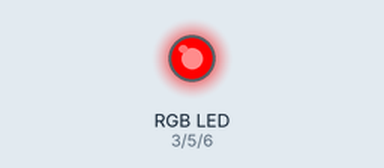
A sketch run on a simulated Arduino Uno, built with avr-gcc and run on an emulated ATmega328P. Parts: an RGB LED mixed from three pins (HIGH = lit). Dim RGB values are drawn brighter than linear.

Above: at 0.05 s.
At 2.05 s:
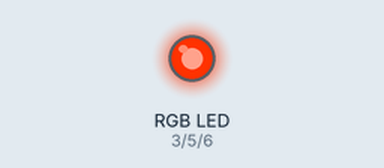
At 3.5 s:
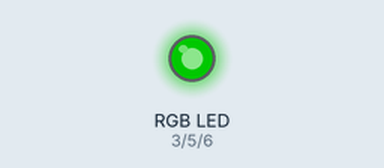
At 4.35 s:
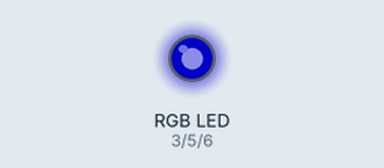
At 5.25 s:
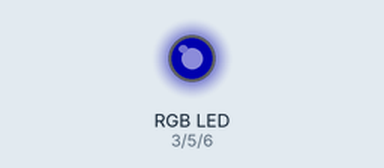
At 7.0 s:
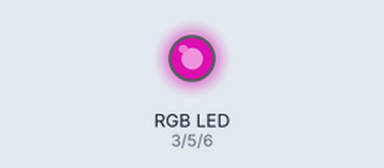
Timing chart, 0 to 9.1 s (numbered marks = the images above):
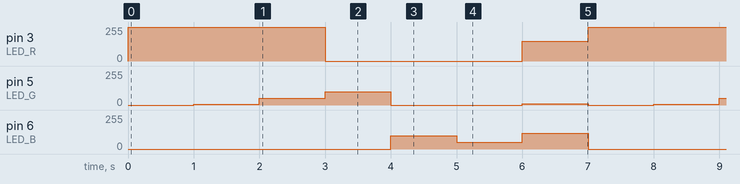

The sketch:

3__RGB_LED.ino
```cpp
#include <Arduino.h>

// put function declarations here:
int myFunction(int, int);

int LED_R = 3;  /*청색 LED핀*/
int LED_G = 5;  /*녹색 LED핀*/
int LED_B = 6;  /*적색 LED핀*/

void setup()  /*초기화*/
{
  pinMode(LED_R, OUTPUT);  /*적색 LED핀 출력 설정*/
  pinMode(LED_G, OUTPUT);  /*녹색 LED핀 출력 설정*/
  pinMode(LED_B, OUTPUT);  /*청색 LED핀 출력 설정*/
}

void rgb_on(int R, int G, int B, int ontime)  /*rgb_on(적색농도, 녹색농도, 청색농도, 유지 시간)*/
{
  analogWrite(LED_R, R);  /*적색 LED핀에 PWM 신호 출력*/
  analogWrite(LED_G, G);  /*녹색 LED핀에 PWM 신호 출력*/
  analogWrite(LED_B, B);  /*청색 LED핀에 PWM 신호 출력*/
  delay(ontime);  /*입력한 유지시간 만큼 지속*/
}

void rgb_off()  /*LED 꺼짐*/
{
  analogWrite(LED_R, 0);  /*적색 LED 핀에 출력 0*/
  analogWrite(LED_G, 0);  /*녹색 LED 핀에 출력 0*/
  analogWrite(LED_B, 0);  /*청색 LED 핀에 출력 0*/
}

void loop()  /*무한루프*/
{
  rgb_on(255, 0, 0, 1000);  /*적색, 2초간 유지*/
  rgb_on(255, 5, 0, 1000);  /*주황색, 2초간 유지*/
  rgb_on(255, 50, 0, 1000);  /*노란색, 2초간 유지*/
  rgb_on(0, 100, 0, 1000);  /*녹색, 2초간 유지*/
  rgb_on(0, 0, 100, 1000);  /*청색, 2초간 유지*/
  rgb_on(0, 0, 50, 1000);  /*남색, 2초간 유지*/
  rgb_on(150, 10, 120, 1000);  /*보라색, 2초간 유지*/
}
```

Measured:
- by itself, pin 3 (LED_R): repeats every 7.0 s: 0/255 3.0 s, 150/255 1.0 s, 255/255 3.0 s
- by itself, pin 5 (LED_G): repeats every 7.0 s: 50/255 1.0 s, 100/255 1.0 s, 0/255 2.0 s, 10/255 1.0 s, 0/255 1.0 s, 5/255 1.0 s
- by itself, pin 6 (LED_B): repeats every 7.0 s: 50/255 1.0 s, 120/255 1.0 s, 0/255 4.0 s, 100/255 1.0 s
